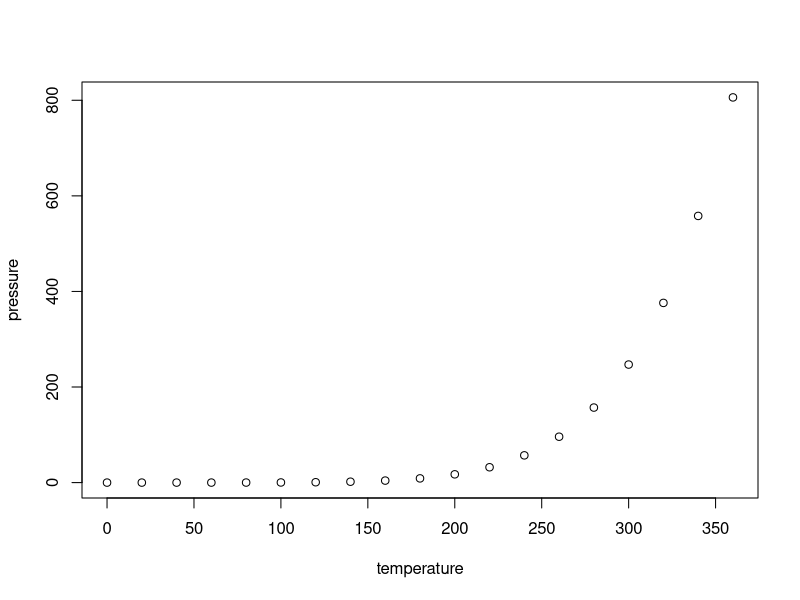
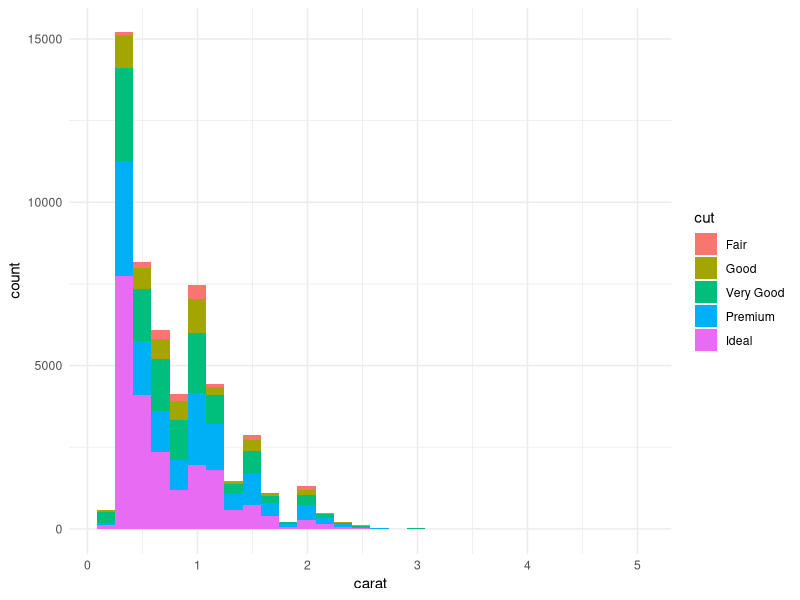

Generate these figures, in order, with R:
## ---- chunk 1
knitr::opts_chunk$set(echo = TRUE)
## ---- chunk 2
summary(cars)
## ---- chunk 3
plot(pressure)
## ---- chunk 4
library(ggplot2)

ggplot(diamonds) +
 aes(x = carat, fill = cut) +
 geom_histogram(bins = 30L) +
 scale_fill_hue() +
 theme_minimal()


